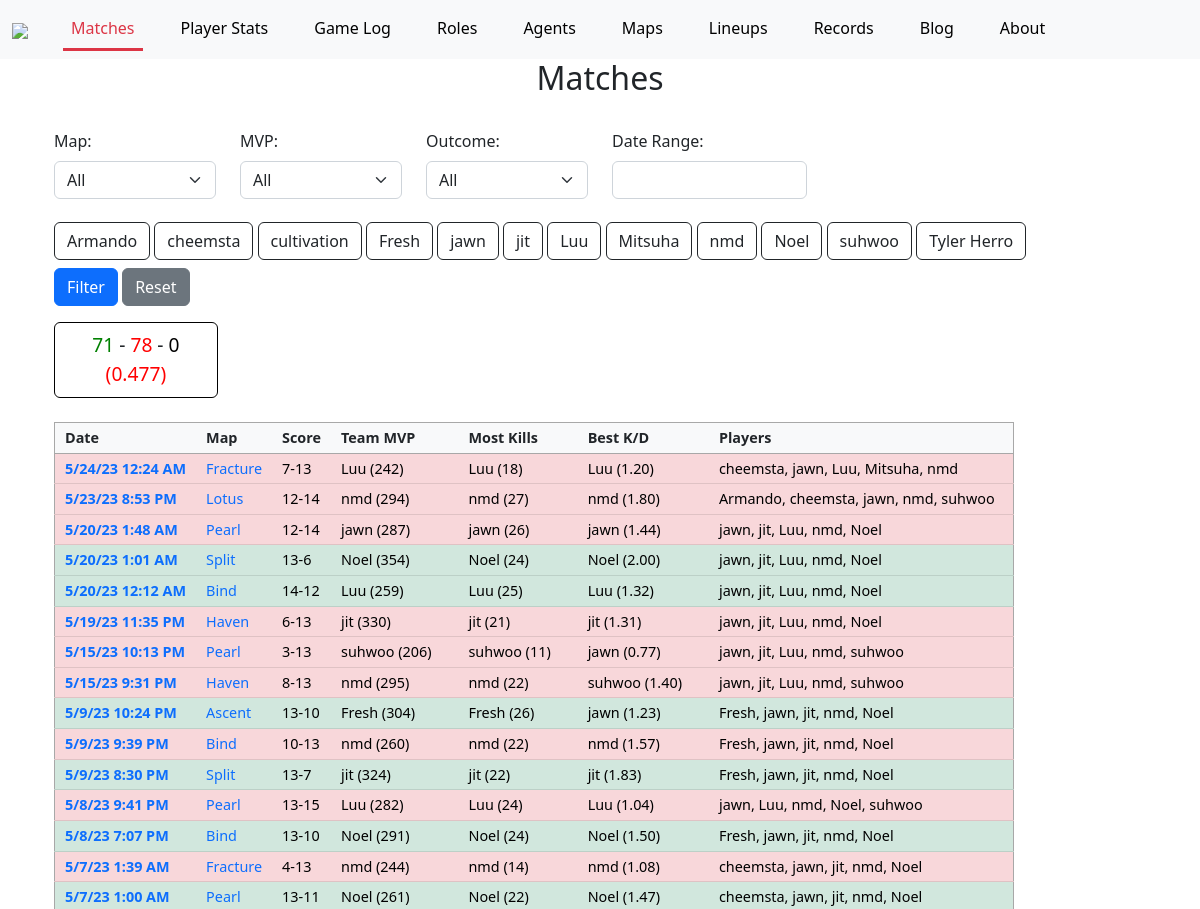
/matches/ (upper part), run on an earlier commit of the app's database.
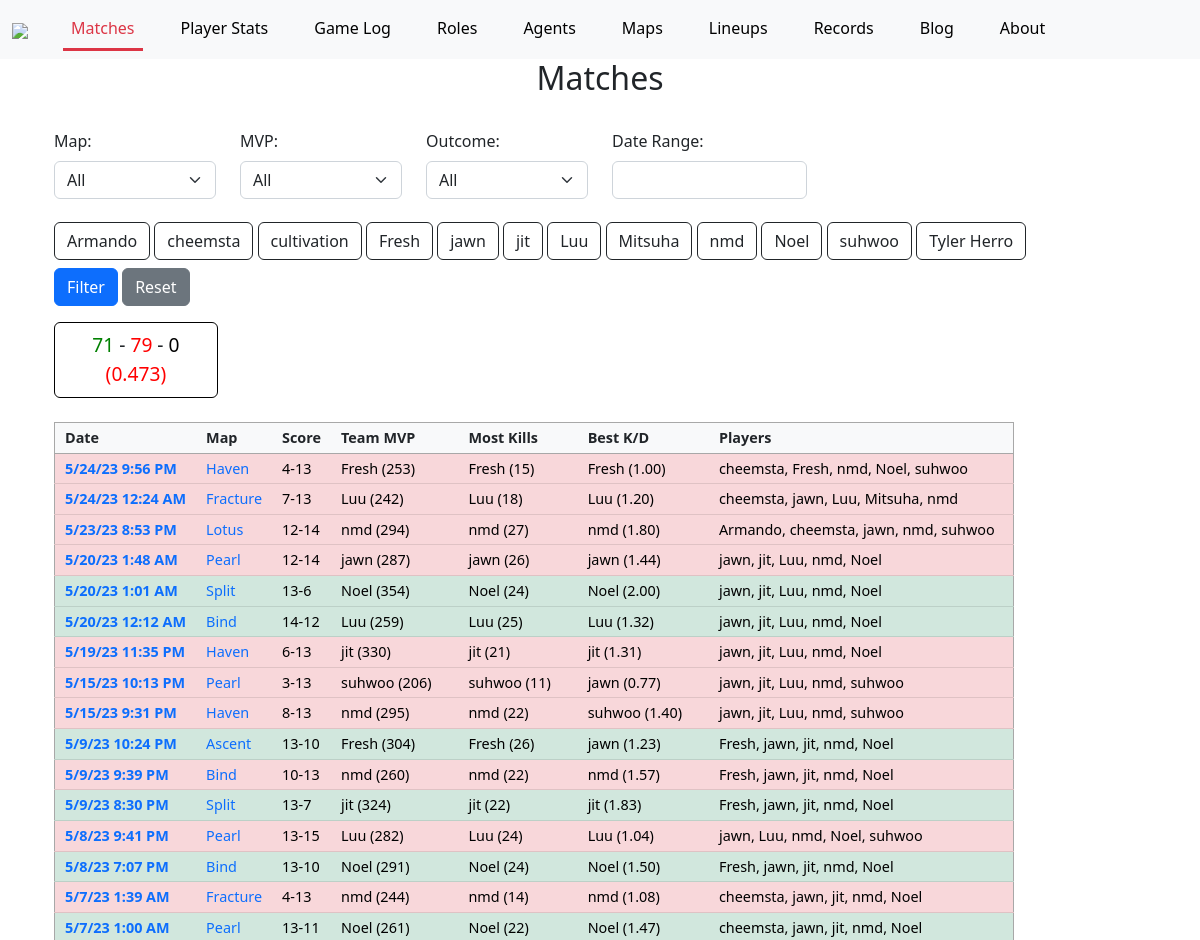
And on a later commit of the database.
### match/models.py (models this page shows, shortened)
class Match(models.Model):
    MatchID = models.CharField(max_length=200, unique=True)
    Map = models.CharField(max_length=200)
    Date = models.DateTimeField()
    Score = models.CharField(max_length=200)
    TeamOneScore = models.IntegerField()
    TeamTwoScore = models.IntegerField()
    ScoreDifferential = models.IntegerField()
    TeamOneWon = models.IntegerField()
    TeamOneLost = models.IntegerField()
    MatchDraw = models.IntegerField()
    RoundsPlayed = models.IntegerField()
    Players = models.CharField(max_length=500)
    MVP = models.CharField(max_length=200)
    MVP_ACS = models.IntegerField()
    TopKiller = models.CharField(max_length=200)
    MostKills = models.IntegerField()
    TopKDR = models.CharField(max_length=200)
    TopKDRValue = models.FloatField()

### match/views.py (the view)
# urls.py: path('matches/', views.match_list, name='match_list'),
def match_list(request):
    matches = Match.objects.all().order_by('-Date')
    colorClasses = ["btn-danger", "btn-success", "btn-outline-dark"]
    unique_maps = sorted(list(Match.objects.values_list("Map", flat=True).distinct()))
    unique_players = sorted(list(Player.objects.filter(Team="Team A").values_list("DisplayName", flat=True).distinct()),
                            key=lambda x: x.lower())
    start_date = None
    end_date = None
    map_filter = request.GET.get('map')
    outcome_filter = request.GET.get('outcome')
    date_filter = request.GET.get('dateRange')
    mvp_filter = request.GET.get('mvp')
    button_values = {}
    for player in unique_players:
        value = request.GET.get(str(player), None)
        if value is not None:
            button_values[player] = int(value)
    if date_filter is not None:
        start_date = date_filter.split(' - ')[0]
        end_date = date_filter.split(' - ')[1]
    matches = FilterMatches(matches, map_filter, outcome_filter, date_filter, mvp_filter)
    matches = FilterPlayerParticipation(matches, button_values)
    wins = sum([x[0] for x in list(matches.values_list("TeamOneWon"))])
    losses = sum([x[0] for x in list(matches.values_list("TeamOneLost"))])
    draws = sum([x[0] for x in list(matches.values_list("MatchDraw"))])
    if wins+losses+draws == 0:
        win_pct = 0
    else:
        win_pct = (wins+0.5*draws)/(wins+losses+draws)
    context = {
        'matches': matches,
        'unique_maps': unique_maps,
        'unique_players': unique_players,
        'map_filter': map_filter,
        'outcome_filter': outcome_filter,
        'date_filter': date_filter,
        'start_date': start_date,
        'end_date': end_date,
        'mvp_filter': mvp_filter,
        'button_values': button_values,
        'colorClasses': colorClasses,
        'wins': wins,
        'losses': losses,
        'draws': draws,
        'win_pct': win_pct,
    }
    return render(request, 'match/match_list.html', context)

### match/views.py (called while the page is built, shortened)
def FilterMatches(matches, map_filter, outcome_filter, date_filter, mvp_filter):
    if map_filter:
        matches = matches.filter(Map=map_filter)
    if date_filter:
        date_split = date_filter.split(' - ')
        start = datetime.strptime(date_split[0], '%m/%d/%Y')
        end = datetime.strptime(date_split[1], '%m/%d/%Y')
        matches = matches.filter(Date__range=(start, end))
    if mvp_filter:
        matches = matches.filter(MVP=mvp_filter)
    return matches

### match/templates/match/match_list.html (shortened to what this page needs)
{% extends 'match/base.html' %}
{% load custom_filters %}
{% block content %}
<div class="container">
  <h2 style="text-align: center">Matches</h2>
  <br>
  <div>
    <form method="get" action="" id="filter-form">
      <div class="row mb-2 ">
        <div class="col-md-2">
          <label for="map" class="form-label">Map:</label>
          <select id="map" name="map" class="form-select">
            <option value="">All</option>
          </select>
        </div>
        <div class="col-md-2" style="padding-bottom:15px;">
          <label for="mvp" class="form-label">MVP:</label>
          <select id="mvp" name="mvp" class="form-select">
            <option value="">All</option>
          </select>
        </div>
        <div class="col-md-2">
          <label for="outcome" class="form-label">Outcome:</label>
          <select id="outcome" name="outcome" class="form-select">
            <option value="">All</option>
          </select>
        </div>
        <div class="col-md-4">
          <label for="dateRange" class="form-label">Date Range:</label>
          <br>
          <input type="text" id="dateRange" name="dateRange" class="form-select-clone" {% if date_filter is None %} value="" {% else %} value={{ date_filter }} {% endif %}/>
        </div>
      </div>
      <div class="row mb-2 ">
        <div class="col">
          {% for player in unique_players %}
            <div class="btn-group-toggle d-inline-block" data-toggle="buttons">
              {% if button_values|default:None %}
                {% with button_values|get_item:player as value %}
                  <input type="radio" name="{{ player }}" value="2" {% if value == 2 %}checked{% endif %} hidden>
                  <input type="radio" name="{{ player }}" value="1" {% if value == 1 %}checked{% endif %} hidden>
                  <input type="radio" name="{{ player }}" value="0" {% if value == 0 %}checked{% endif %} hidden>
                  <button type="button" id="toggler-{{ player }}" class="btn {% if value == 0 %}{{ colorClasses.0 }}{% elif value == 1 %}{{ colorClasses.1 }}{% else %}{{ colorClasses.2 }}{% endif %}">{{ player }}</button>
                {% endwith %}
              {% else %}
                <button type="button" id="toggler-{{ player }}" class="btn btn-outline-dark">{{ player }}</button>
              {% endif %}
            </div>
          {% endfor %}
        </div>
      </div>
      <button type="submit" class="btn btn-primary">Filter</button>
      <button type="button" class="btn btn-secondary" onclick="resetFilter()">Reset</button>
    </form>
  </div>
  <div class="mt-3" style="font-size:120%">
    <div id="info" style="display:inline-block; text-align:center; width:15%; padding-top:7px; border:1px solid black"
        class="col-xl-4 rounded p-2 mb-4 center">
      <div style="display:inline-block; color:green;" title="Wins" data-bs-toggle="tooltip" data-bs-placement="top">
        {{ wins }}
      </div>
      <div style="display:inline-block;">-</div>
      <div style="display:inline-block; color:red" title="Losses" data-bs-toggle="tooltip" data-bs-placement="top">
        {{ losses }}
      </div>
      <div style="display:inline-block;">-</div>
      <div style="display:inline-block; color:black" title="Draws" data-bs-toggle="tooltip" data-bs-placement="top">
        {{ draws }}
      </div>
      <div title="Win Percentage" data-bs-toggle="tooltip" data-bs-placement="top"
          style="display:inline-block; {% if win_pct > 0.5 %}color:green{% elif win_pct < 0.5 %}color:red{% else %}color:black{% endif %}">
        ({{ win_pct|floatformat:3 }})
      </div>
    </div>
  </div>
  <div class="table-responsive-lg center" style="padding-top: 0px;">
  <table id="match-list" class="table table-hover table-sm"
      style="font-size:90%; overflow:hidden; width:90%; border: 1px solid rgb(168, 168, 168);">
    <thead>
      <tr class="bg-light">
        <th>Date</th>
        <th>Map</th>
        <th>Score</th>
        <th>Team MVP</th>
        <th>Most Kills</th>
        <th>Best K/D</th>
        <th>Players</th>
      </tr>
    </thead>
    <tbody>
      {% for match in matches %}
        <tr class="{% if match.TeamOneWon %}table-success{% elif match.MatchDraw %}table-default{% else %}table-danger{% endif %}">
          <td style="font-weight:bold"><a href="{% url 'match_detail' match.MatchID %}">{{ match.Date|date:"n/j/y" }} {{ match.Date|time:"g:i A" }}</a></td>
          <td><a href="{% url 'map_detail' match.Map %}" %}>{{ match.Map }}</a></td>
          <td>{{ match.Score }}</td>
          <td>{{ match.MVP }} ({{ match.MVP_ACS }})</td>
          <td>{{ match.TopKiller }} ({{ match.MostKills }})</td>
          <td>{{ match.TopKDR }} ({{ match.TopKDRValue|floatformat:2 }})</td>
          <td>{{ match.Players }}</td>
        </tr>
      {% endfor %}
    </tbody>
  </table>
</div>
{% endblock %}

### match/templates/match/base.html (shortened to what this page needs)
<!DOCTYPE html>
{% load static %}
<html>
<head>
    <link href="https://cdn.jsdelivr.net/npm/bootstrap@5.2.3/dist/css/bootstrap.min.css" rel="stylesheet">
    <link rel="stylesheet" type="text/css" href="https://cdn.jsdelivr.net/npm/daterangepicker/daterangepicker.css" />
    <link rel="stylesheet" href="https://cdnjs.cloudflare.com/ajax/libs/font-awesome/4.7.0/css/font-awesome.min.css">
    <link href="https://cdn.datatables.net/v/bs5/dt-1.13.4/b-2.3.6/b-colvis-2.3.6/fc-4.2.2/fh-3.3.2/r-2.4.1/sc-2.1.1/sb-1.4.2/datatables.min.css" rel="stylesheet"/>
</head>
<body>
    <nav class="navbar navbar-expand-lg bg-light">
        <div class="container-fluid">
            <a class="navbar-brand" href="{% url 'homepage' %}" style="margin-right:35px">
                <img src="https://i.imgur.com/sK4TA5B.png" height="40px">
            </a>
          <div class="collapse navbar-collapse" id="navbarScroll">
            <ul class="navbar-nav me-auto my-2 my-lg-0 navbar-nav-scroll">
                <li class="nav-item">
                    <a id="matches" class="nav-link hover-nav" style="color:black; border-bottom: solid 3px transparent;" href="{% url 'match_list' %}">Matches</a>
                </li>
                <li class="nav-item">
                    <a id="stats" class="nav-link hover-nav" style="color:black" href="{% url 'player_stats' %}">Player Stats</a>
                </li>
                <li class="nav-item">
                    <a id="gamelog" class="nav-link hover-nav" style="color:black" href="{% url 'gamelog' %}">Game Log</a>
                </li>
                <li class="nav-item">
                    <a id="roles" class="nav-link hover-nav" style="color:black" href="{% url 'roles_overview' %}">Roles</a>
                </li>
                <li class="nav-item">
                    <a id="agents" class="nav-link hover-nav" style="color:black" href="{% url 'agents_overview' %}">Agents</a>
                </li>
                <li class="nav-item">
                    <a id="maps" class="nav-link hover-nav" style="color:black" href="{% url 'maps_overview' %}">Maps</a>
                </li>
                <li class="nav-item">
                    <a id="lineups" class="nav-link hover-nav" style="color:black" href="{% url 'lineups' %}">Lineups</a>
                </li>
                <li class="nav-item">
                    <a id="records" class="nav-link hover-nav" style="color:black;" href="{% url 'record_overview' %}">Records</a>
                </li>
                <li class="nav-item">
                    <a id="blog" class="nav-link hover-nav" style="color:black;" href="{% url 'blog' %}">Blog</a>
                </li>
                <li class="nav-item">
                    <a id="about" class="nav-link hover-nav" style="color:black;" href="{% url 'about' %}">About</a>
                </li>
            </ul>
          </div>
        </div>
    </nav>
    <div class="container">
        {% block content %}{% endblock %}
    </div>
</body>
</html>

### match/templates/match/match_list.html (style rules this page uses)
table { table-layout: auto !important; width: 1px !important; overflow: visible !important; }
td, th { max-width:100%; white-space:nowrap; padding-left: 10px !important; padding-right: 10px !important; }
.nav-link { margin-right: 30px; }
.nav-link#matches { color:rgb(220,53,69) !important; border-bottom: solid 3px rgb(220,53,69) !important; }
a { text-decoration: none !important; }
.form-select-clone { display:block !important; padding:.375rem .75rem .375rem .75rem !important; width:56%; font-size:1rem !important; font-weight:400 !important; line-height:1.5 !important; color:#212529 !important; background-color:#fff !important; background-repeat:no-repeat; background-position:right .75rem center; background-size:16px 12px !important; border:1px solid #ced4da !important; border-radius:.375rem !important; transition:border-color .15s ease-in-out,box-shadow .15s ease-in-out; -webkit-appearance:none; -moz-appearance:none; appearance:none; }
table { border-radius: 5px; }

What changed in the data, as far as the page shows it:
added Match: Date "5/24/23", Date "9:56 PM", Map "Haven", Score "4-13", MVP "Fresh", MVP_ACS "253", TopKiller "Fresh", MostKills "15", TopKDR "Fresh", TopKDRValue "1.00", Players "cheemsta, Fresh, nmd, Noel, suhwoo"
Also different on the page:
{{ losses }}: "78" → "79"
{{ win_pct|floatformat:3 }}: "0.477" → "0.473"
